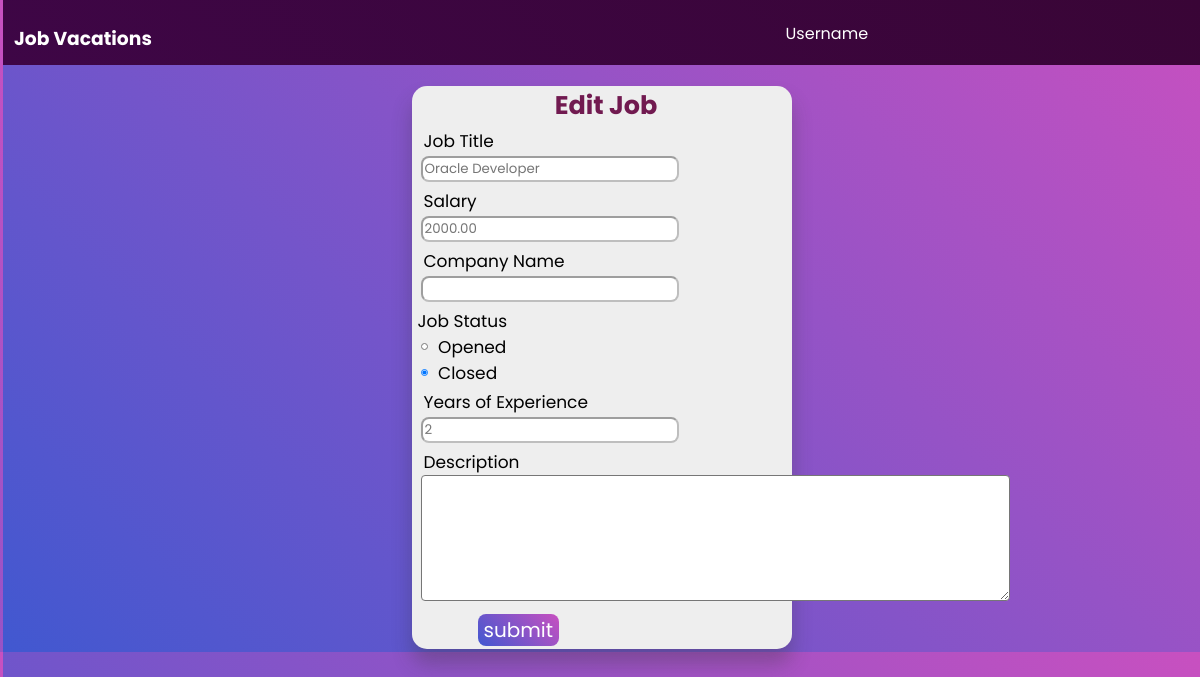
Screenshot of /editjop/job/Oracle Developer / with the database file from the repository.
### addnewjop/models.py (models this page shows, shortened)
class Job(models.Model):
    title = models.CharField(max_length=100, primary_key=True)
    salary = models.DecimalField(max_digits=10, decimal_places=2)
    company_name = models.CharField(max_length=100)
    is_opened = models.BooleanField(default=True)
    years_of_exp = models.IntegerField()
    description = models.TextField(null=True,blank=True)
    apply = models.BooleanField(default=False)

### editjop/views.py (the view)
# urls.py: path('job/<str:title>/', views.edit_jop, name='edit_jop'),
def edit_jop(request , title):
    job = get_object_or_404(Job, pk=title)
    if request.method == 'POST':
        job.title = request.POST.get('title')
        job.description = request.POST.get('description')
        job.salary = request.POST.get('salary')  # Ensure you are getting the salary field from the form
        job.save()
        return JsonResponse({'message': 'Job added successfully'})
    return render(request, 'editjop/editjop.html', {'job': job})

### templates/editjop/editjop.html (shortened to what this page needs)
{% extends 'navbar/navbar.html' %}
{% load static %}
    {% block content %}
    <div class="form-shape">
        <form method="post" id="form" action="{% url 'edit_jop' job.title %}">
            <div class="title">
                <h2>Edit Job</h2>
            </div>
            <div class="input-box">
                <label for="tit">
                    <bold>Job Title</bold>
                </label><br>
                <input type="text" name="title" id="tit" placeholder="{{ job.title }}">
            </div>
            <div class="input-box">
                <label for="sal">
                    <bold>Salary</bold>
                </label><br>
                <input type="number" step="200" min="1000" max="100000" name="salary" id="sal"
                    placeholder="{{ job.salary }}">
            </div>
            <div class="input-box">
                <label for="comp">
                    <bold>Company Name</bold>
                </label><br>
                <input type="text" name="company_name" id="comp" placeholder="{{ job.company }}">
            </div>
            <div class="input-box">
                Job Status<br>
                <input type="radio" name="status" id="opened" checked>
                <label for="opened">Opened</label><br>
                <input type="radio" name="status" id="closed" checked>
                <label for="closed">Closed</label>
            </div>
            <div class="input-box">
                <label for="exp">
                    <bold>Years of Experience</bold>
                </label><br>
                <input type="number" name="years_of_exp" placeholder="{{ job.years_of_exp }}" min="0" max="40" id="exp">
            </div>
            <div class="input-box">
                <label for="desc">
                    <bold>Description</bold>
                </label><br>
                <textarea name="description" cols="50" rows="6" id="desc"></textarea>
            </div>
            <div class="input-box-submit">
                <input class="button" type="submit" value="submit">
            </div>
        </form>
    </div>
    {% endblock content %}

### project/static/css/style.css (style rules this page uses)
body { background: linear-gradient(-135deg, #c850c0, #4158d0); padding: 0; margin: 0; }
* { font-family: 'Poppins', sans-serif; margin-bottom :3px; margin-left:3px ; }
.form-shape { text-align: left; margin: auto; width: 380px; background: #eee; border-radius: 15px; box-shadow: 0px 15px 20px rgba(50, 49, 49, 0.3); font-size: 17px; }
h2 { text-align: center; color:#711a50; }
form .input-box input { border-width:2px; border-color: rgba(0, 0, 0, 0.382); border-radius: 8px; width:250px; }
form .input-box input[type="radio"] { width: 7px;; }
form .input-box-submit input[type="submit"] { margin-left: 60px; color: white; border: none; font-size: 20px; cursor: pointer; background: linear-gradient(-135deg, #c850c0, #4158d0); border-radius: 8px; }
form textarea { border-radius: 4px; background-color:white; }

### project/static/css/navbar.css (style rules this page uses)
.button { display: inline-block; }

### rows the page displays
Job: title "Oracle Developer", salary "2000.00", years_of_exp "2"
